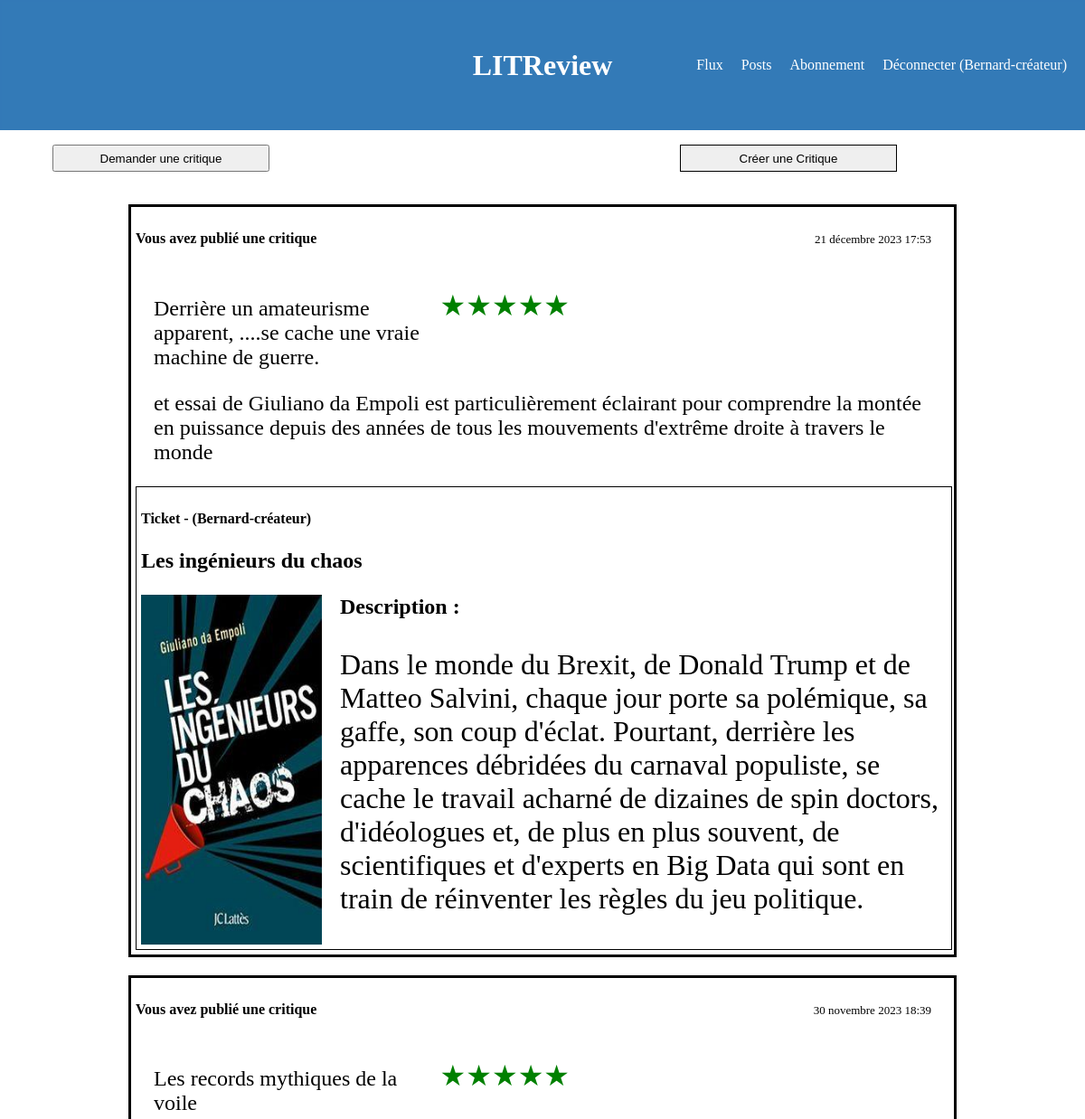
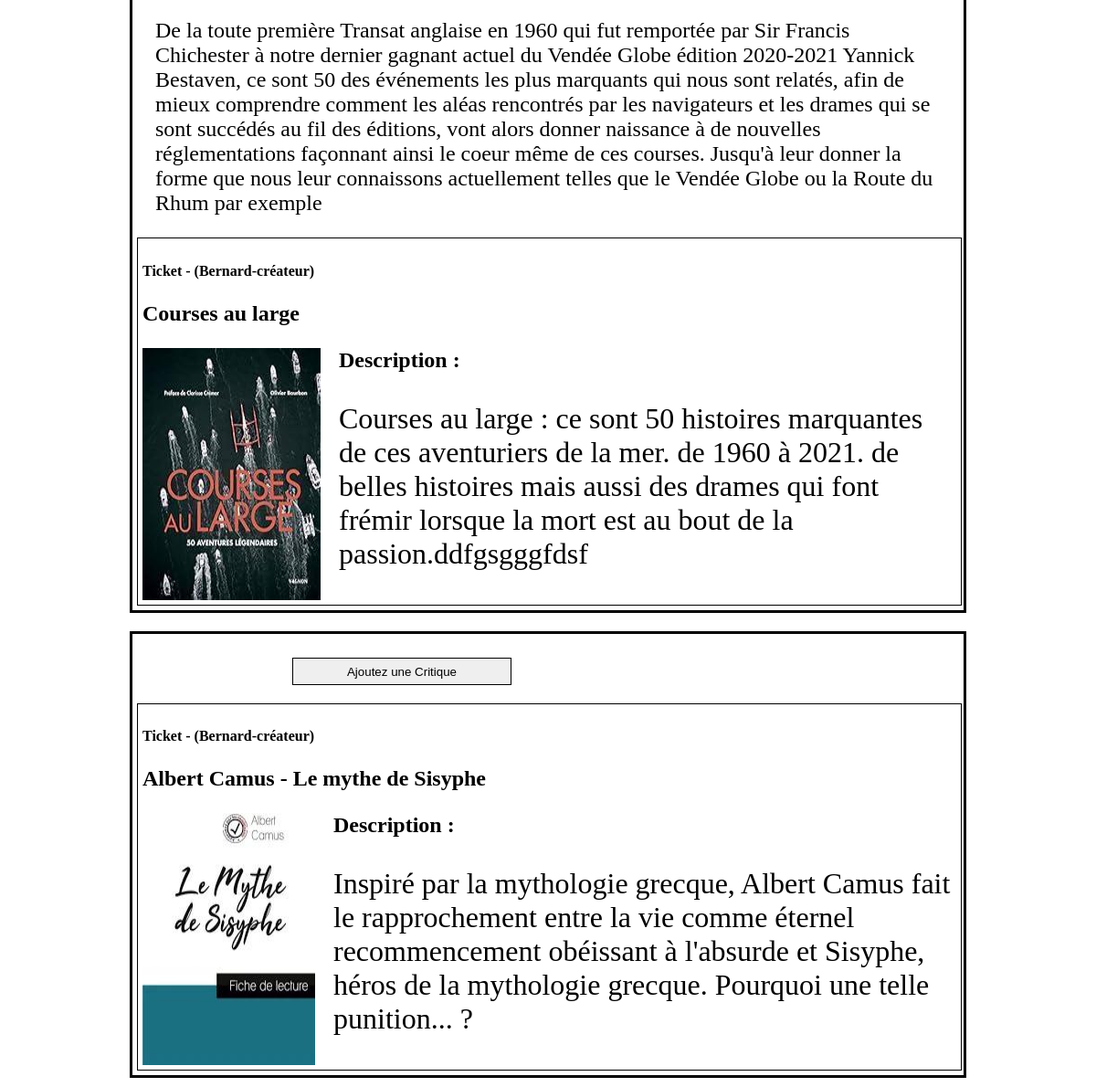
The app's page /home/ (signed in) with its own data (2 pictures, top to bottom).
### authentication/models.py (models this page shows)
class User(AbstractUser):
    CREATOR = 'CREATOR'
    SUBSCRIBER = 'SUBSCRIBER'
    ROLE_CHOICES = (
        (CREATOR, 'Créateur'),
        (SUBSCRIBER, 'Abonné'),
    )
    role = models.CharField(max_length=30, choices=ROLE_CHOICES, verbose_name='Rôle')
    follows = models.ManyToManyField('self', symmetrical=False, verbose_name='Personnes suivies')

### review/models.py (models this page shows, shortened)
class Ticket(models.Model):
    IMAGE_MAX_SIZE = (800, 800)
    title = models.CharField(max_length=128, verbose_name='Titre', null=False, blank=False)
    description = models.TextField(max_length=2048, null=False, blank=False, verbose_name='Description')
    user = models.ForeignKey(to=settings.AUTH_USER_MODEL, on_delete=models.CASCADE)
    image = models.ImageField(verbose_name='Image')
    time_created = models.DateTimeField(auto_now=True)

class Review(models.Model):
    ticket = models.ForeignKey(to=Ticket, on_delete=models.CASCADE)
    rating = models.PositiveSmallIntegerField(
        validators=[MinValueValidator(0), MaxValueValidator(5)], verbose_name='Note', null=False, blank=False)
    headline = models.CharField(max_length=128, verbose_name='Titre', null=False, blank=False)
    body = models.CharField(max_length=8192, verbose_name='Commentaire', null=False, blank=False)
    user = models.ForeignKey(to=settings.AUTH_USER_MODEL, on_delete=models.CASCADE)
    time_created = models.DateTimeField(auto_now_add=True)

### review/views.py (the view)
# urls.py: 2. Add a URL to urlpatterns:  path('', views.home, name='home')
@login_required
def home(request):
    tickets = Ticket.objects.filter(user=request.user).order_by("-time_created")  # most recent before
    tickets_and_review = []
    for ticket in tickets:
        review = ticket.review_set.first()
        if not review:
            review = ''
        tickets_and_review.append((ticket, review))
    context = {
        'tickets_and_review': tickets_and_review
        }
    return render(request, 'review/home.html', context)

### review/templatetags/custom_filters.py (called while the page is built)
@register.filter
def convert_to_stars_filter(rating):  # give 2 args : rating given, max_rating as maximum possible value
    max_rating = 5
    if not (isinstance(rating, int) and isinstance(max_rating, int)):
        raise TypeError("Not valid arguments to convert to stars")
    elif not (0 < rating <= max_rating):
        raise ValueError("Given values not compatibles with stars converter function")
    else:
        rating = int(rating)
        full_stars = '★' * rating  # Utilisation du caractère étoile pleine
        empty_stars = '☆' * (max_rating - rating)  # Utilisation du caractère étoile vide
        return f'{full_stars}{empty_stars}'

### review/templates/review/home.html (shortened to what this page needs)
{% extends 'base.html' %}
{% load custom_filters %}
{% block content %}
    <div class="flux-button-container">
        {% if user.is_authenticated %}
            <p>
                <button class="flux-button-left" onclick="window.location.href='{% url 'ticket_create' %}'">Demander une critique</button>
                <button class="flux-button-right" onclick="window.location.href='{% url 'review_ticket_create' %}'">Créer une Critique</button>
            </p>
        {% endif %}
    </div>
    {% for element in tickets_and_review %}
        <div class="main-container">
            <div class="flux">
                {% if element.1 != '' %}
                    <div class="head-post">
                        <span>
                            <h4>Vous avez publié une critique</h4>
                        </span>
                        <span>
                            <div class="date">
                                {{ element.1.time_created }}
                            </div>
                        </span>
                    </div>
                    <div class="review">
                        <p class="headline">{{ element.1.headline }}
                            <span class="stars"> {{ element.1.rating|convert_to_stars_filter }} </span>
                        </p>
                        <p class="headline">{{ element.1.body }}
                    </div>
                    {% else %}
                        <div class="head-post">
                            <div class="review">
                                <span>
                                    <form action="{% url 'review_create' element.0.id %}" method='post'>
                                        <button class="flux-button-right" type="submit">Ajoutez une Critique</button>
                                    </form>
                                </span>
                            </div>
                        </div>
                {% endif %}
                    <div class="ticket">
                        <div class="auteur">
                            <h4 >
                                Ticket - ({{ element.0.user }})
                            </h4>
                            <p>
                                {{ element.0.title }}
                            </p>
                            <div class="image-container">
                                <img class="image" src="{{ element.0.image.url }}" alt="">
                                <div class="description">
                                    <h2>Description :</h2>
                                    <p>
                                        {{ element.0.description }}
                                    </p>
                                </div>
                            </div>
                        </div>
                    </div>
            </div>
        </div>
    {% endfor %}
{% endblock content %}

### templates/base.html (shortened to what this page needs)
{% load static %}
<!doctype html>
<html lang="fr">
    <head>
        <link rel="stylesheet" href="{% static 'css/style.css' %}">
    </head>
    <body>
        <div>
            <header class="header">
                <div class="banner">
                    <div class="banner-title">
                        <h1>LITReview</h1>
                    </div>
                    <nav class="banner-link">
                        {% if user.is_authenticated %}
                            <ul class="menu">
                                <li><a href="{% url 'home' %}" class="default-active">Flux</a></li>
                                <li><a href="{% url 'post' %}">Posts</a></li>
                                <li><a href="{% url 'follow_user' %}">Abonnement</a></li>
                                    <li><a href="{% url 'logout' %}">Déconnecter ({{ request.user }})</a></li>
                            </ul>
                        {% endif %}
                    </nav>
                </div>
            </header>
        </div>
        {% block content %}
        {% endblock content %}
    </body>
</html>

### static/css/style.css (style rules this page uses)
html, body { margin: 0; padding: 0; width: 100%; }
.banner { top: 0; left: 0; width: 100%; height: 120px; background-color: #337ab7; padding-top: 10px; display: flex; align-items: center; padding-bottom: 10px; margin-bottom: 20px; position: relative; }
.banner-title { flex: 1; }
.banner-link { position: absolute; right: 10px; }
.header { height: 140px; background-color: #3379b7; color: white; padding: 2px; text-align: center; }
.head-post { display: flex; align-items: baseline; justify-content: space-between; }
.head-post span { display: flex; align-items: baseline; justify-content: space-between; }
.flux { border: 3px solid #000; padding: 5px; width: 75%; }
.flux-button-container { display: flex; justify-content: center; }
.flux-button-left { width: 240px; height:30px; position: relative; left: -300px; }
.flux-button-right { width: 240px; height:30px; position: relative; right: -150px; border: 1px solid black }
.headline { display: flex; align-items: baseline; justify-content: space-between; }
.date { text-align: right; font-size: small; margin-right: 20px; }
.ticket { display: inline-block; border: 1px solid #000; padding: 5px; width: 99% }
.auteur { text-align: left; }
.auteur > p { font-size: x-large; font-weight: bold; }
.stars { color: green; display: flex; margin-right: 400px; font-size: xx-large; }
.review { text-align: left; width: auto; margin: 20px; font-size: x-large ; }

### records on screen
User: user "Bernard-créateur"
Ticket: time_created "21 décembre 2023 17:53", headline "Derrière un amateurisme apparent, ....se cache une vraie machine de guerre.", rating "★★★★★", body "et essai de Giuliano da Empoli est particulièrement éclairant pour comprendre la montée en puissance depuis des années de tous les mouvements d'extrême droite à travers le monde", user.username "Bernard-créateur", title "Les ingénieurs du chaos", image (picture), description "Dans le monde du Brexit, de Donald Trump et de Matteo Salvini, chaque jour porte sa polémique, sa gaffe, son coup d'éclat. Pourtant, derrière les apparences débridées du carnaval populiste, se cache le travail acharné de dizaines de spin doctors, d'idéologues et, de plus en plus souvent, de scientifiques et d'experts en Big Data qui sont en train de réinventer les règles du jeu politique."
Ticket: time_created "30 novembre 2023 18:39", headline "Les records mythiques de la voile", rating "★★★★★", body "De la toute première Transat anglaise en 1960 qui fut remportée par Sir Francis Chichester à notre dernier gagnant actuel du Vendée Globe édition 2020-2021 Yannick Bestaven, ce sont 50 des événements les plus marquants qui nous sont relatés, afin de mieux comprendre comment les aléas rencontrés par les navigateurs et les drames qui se sont succédés au fil des éditions, vont alors donner naissance à de nouvelles réglementations façonnant ainsi le coeur même de ces courses. Jusqu'à leur donner la forme que nous leur connaissons actuellement telles que le Vendée Globe ou la Route du Rhum par exemple", user.username "Bernard-créateur", title "Courses au large", image (picture), description "Courses au large : ce sont 50 histoires marquantes de ces aventuriers de la mer. de 1960 à 2021. de belles histoires mais aussi des drames qui font frémir lorsque la mort est au bout de la passion.ddfgsgggfdsf"
Ticket: shows "Ajoutez une Critique", user.username "Bernard-créateur", title "Albert Camus - Le mythe de Sisyphe", image (picture), description "Inspiré par la mythologie grecque, Albert Camus fait le rapprochement entre la vie comme éternel recommencement obéissant à l'absurde et Sisyphe, héros de la mythologie grecque. Pourquoi une telle punition... ?"
